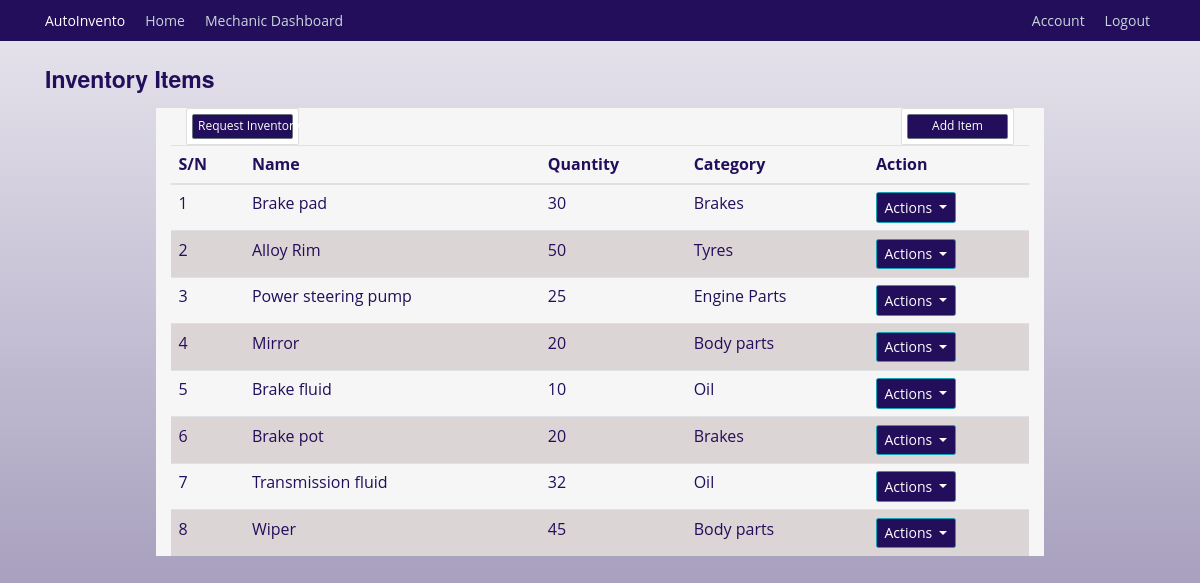
The app's page /inventory/view (signed in) with its own data.
### autoinvento/models.py (models this page shows, shortened)
class InventoryItem(db.Model):
    id = db.Column(db.Integer, primary_key=True)
    name = db.Column(db.String(128), unique=True, nullable=False, index=True)
    quantity = db.Column(db.Integer, nullable=False)
    category = db.Column(db.String(50), nullable=False)
    low_stock_threshold = db.Column(db.Integer, default=10)
    date_added = db.Column(db.DateTime, default=datetime.utcnow)
    supplier_id = db.Column(db.Integer, db.ForeignKey('supplier.id'))
    supplier = db.relationship('Supplier', back_populates='items')
    usage_logs = db.relationship('UsageLog', back_populates='items', cascade='all, delete-orphan')
    notifications = db.relationship('Notification', back_populates='items', cascade='all, delete-orphan')
    requests = db.relationship('InventoryRequest', back_populates='requested_item')

### autoinvento/inventory/routes.py (the view)
@inventory.route('/inventory/view', methods=['GET', 'POST'])
@login_required
def view_inventories():
    inventories = InventoryItem.query.all()
    return render_template('view_inventories.html', title='Inventories', inventories=inventories)

### autoinvento/models.py (called while the page is built)
@login_manager.user_loader
def load_user(mechanic_id):
    return Mechanics.query.get(int(mechanic_id))

### autoinvento/templates/view_inventories.html (shortened to what this page needs)
{% extends "base.html" %} {% block content %}
<div class="inventory">
  <h3 class="mt-4">Inventory Items</h3>
  <div class="container mt-2 background mt-4">
    <div class="col-md-2 float-left">
      <div class="card p-2">
        <a
          class="btn btn-sm btn-secondary"
          href="{{ url_for('users.submit_request') }}"
          >Request Inventory</a
        >
      </div>
    </div>
    <div class="col-md-2 float-right">
      <div class="card p-2">
        <a
          class="btn btn-sm btn-secondary"
          href="{{ url_for('inventory.add_inventory') }}"
          >Add Item</a
        >
      </div>
    </div>
    <table class="table">
      <thead>
        <tr>
          <th>S/N</th>
          <th>Name</th>
          <th>Quantity</th>
          <th>Category</th>
          <th>Action</th>
        </tr>
      </thead>
      <tbody>
        {% for inventory in inventories %}
        <tr>
          <td>{{ inventory.id }}</td>
          <td>{{ inventory.name }}</td>
          <td>{{ inventory.quantity }}</td>
          <td>{{ inventory.category }}</td>
          <td>
            <div class="dropdown">
              <button
                class="btn btn-info dropdown-toggle"
                type="button"
                data-bs-toggle="dropdown"
                aria-expanded="false"
              >
                Actions
              </button>
            </div>
          </td>
        </tr>
        {% endfor %}
      </tbody>
    </table>
  </div>
  {% endblock content %}

### autoinvento/templates/base.html (shortened to what this page needs)
<html lang="en">
<head>
    <link rel="stylesheet" href="https://cdn.jsdelivr.net/npm/bootstrap-icons@1.10.5/font/bootstrap-icons.css">
    <link rel="stylesheet" href="https://maxcdn.bootstrapcdn.com/bootstrap/4.0.0/css/bootstrap.min.css">
    <link rel="stylesheet" href="{{ url_for('static', filename='css/styles.css') }}">
</head>
<body>
    <header class="site-header">
        <nav class="navbar navbar-expand-md navbar-dark bg-steel fixed-top">
          <div class="container">
            <a class="navbar-brand mr-4" href="{{ url_for('main.index') }}">AutoInvento</a>
            <div class="collapse navbar-collapse" id="navbarToggle">
              <div class="navbar-nav mr-auto">
                {% if current_user.is_authenticated %}
                  <a class="nav-item nav-link" href="{{ url_for('main.index') }}">Home</a>
                  {% if not current_user.is_superuser %}
                    <a class="nav-item nav-link" href="{{ url_for('users.mechanic_dashboard') }}">Mechanic Dashboard</a>
                  {% endif %}
                {% endif %}
              </div>
              <div class="navbar-nav">
                {% if current_user.is_authenticated %}
                    <a class="nav-item nav-link" href="{{ url_for('users.account') }}">Account</a>
                    <a class="nav-item nav-link" href="{{ url_for('users.logout') }}">Logout</a>
                {% else %}
                  <a class="nav-item nav-link" href="{{ url_for('users.login') }}">Login</a>
                {% endif %}
              </div>
            </div>
          </div>
        </nav>
      </header>
      <main role="main" class="container sec">
        <div class="row">
          <div class="col-md-12">
            {% block content %}{% endblock %}
          </div>
        </div>
      </main>
  </body>
</html>

### autoinvento/static/css/styles.css (style rules this page uses)
:root { --color-primary: #220e5b; --color-black: #090909; --text-color: var(--color-black); --color-white: #ffffff; --color-background: #f6f6f6; --font-family-base: "Open Sans", "Helvetica Neue", Helvetica, Arial, sans-serif; --font-family-title: "Raleway", "Helvetica Neue", Helvetica, Arial, sans-serif; --font-size-small: 1.2rem; --font-size-medium: 1.4rem; --font-size-large: 1.8rem; --font-size-x-large: 2.3rem; --font-size-xx-large: 3.5rem; --font-weight-regular: 400; --font-weight-bold: 700; --nav-item-font-family: var(--font-family-title); --nav-item-font-weight: var(--font-weight-bold); --nav-item-font-size: var(--font-size-medium); --nav-item-letter-spacing: 0.04rem; --nav-item-display: inline-block; --nav-item-margin: 0 0 3rem 0; --nav-item-link-hover: var(--color-white); --section-tagline-margin: 0; --button-display: inline-block; }
html { scroll-behavior: smooth; font-size: 62.5%; }
body { background: linear-gradient(180deg, var(--color-background), #689fc4); color: var(--color-primary); margin-top: 5rem; font-family: var(--font-family-base); font-size: var(--font-size-medium); font-weight: var(--font-weight-regular); }
h1, h2, h3, h4, h5, h6 { color: var(--color-primary); font-family: var(--font-family-title); font-weight: var(--font-weight-bold); }
.navbar-brand.mr-4 { transform: none; font-size: var(--font-size-medium); }
.navbar-nav { gap: 10px; }
.bg-steel { background-color: var(--color-primary); }
.site-header .navbar-nav .nav-link { color: #cbd5db; }
tr:nth-child(even) { background-color: #dbd5d5; }
.btn.btn-info.dropdown-toggle { background-color: var(--color-primary); font-size: var(--font-size-medium); }
.col-md-12 h3 { font-size: var(--font-size-x-large); color: var(--color-primary); }
.container.background { margin-top: 20; background: var(--color-white); width: 80%; }
.btn.btn-sm.btn-secondary { background-color: var(--color-primary); font-size: var(--font-size-small); }
.container.mt-4 { background-color: var(--color-background); }

### records on screen
InventoryItem: id "1", name "Brake pad", quantity "30", category "Brakes"
InventoryItem: id "2", name "Alloy Rim", quantity "50", category "Tyres"
InventoryItem: id "3", name "Power steering pump", quantity "25", category "Engine Parts"
InventoryItem: id "4", name "Mirror", quantity "20", category "Body parts"
InventoryItem: id "5", name "Brake fluid", quantity "10", category "Oil"
InventoryItem: id "6", name "Brake pot", quantity "20", category "Brakes"
InventoryItem: id "7", name "Transmission fluid", quantity "32", category "Oil"
InventoryItem: id "8", name "Wiper", quantity "45", category "Body parts"
